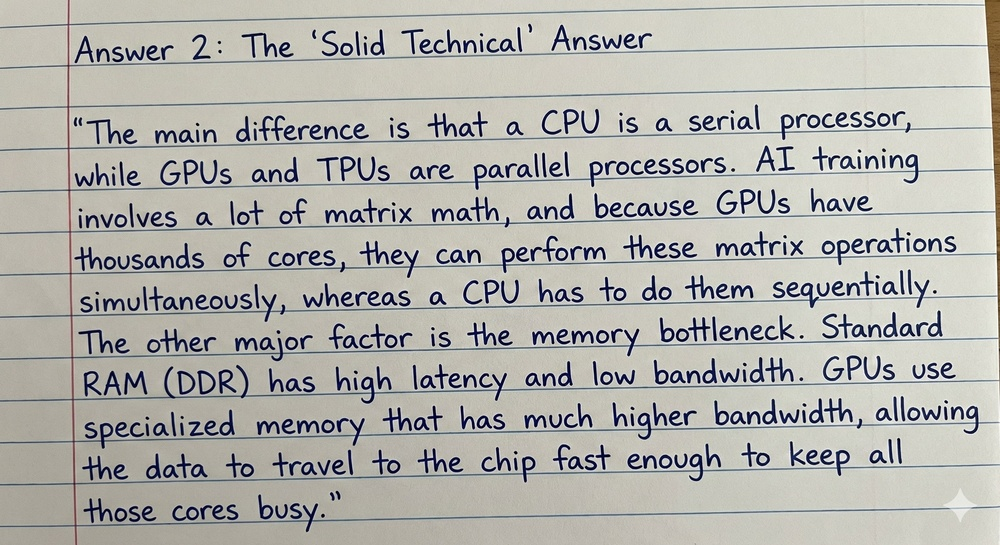
#> input picture Gemini_Generated_Image_b21osnb21osnb21o.jpg, 1000 x 545 px, shrunk from 2816 x 1536 before the run
$ python -i image_utils.py   (imports and definitions only)
#> lines starting #> are read from the running program, lines starting #| are printed output that depends on the picture
# backend/app/utils/image_utils.py

from PIL import Image, ImageOps, ImageEnhance
import io
import fitz  # PyMuPDF for PDF -> image conversion
import numpy as np
import cv2


def load_image_from_bytes(data: bytes) -> Image.Image:
    """
    Loads image from raw bytes, detects if PDF or image.
    Returns a PIL Image.
    """
    try:
        # Try open as image
        return Image.open(io.BytesIO(data)).convert("RGB")
    except:
        # Try PDF -> image fallback
        return pdf_page_to_image(data)


def pdf_page_to_image(pdf_bytes: bytes, dpi=200) -> Image.Image:
    """
    Converts the FIRST page of a PDF to a PIL Image.
    """
    doc = fitz.open(stream=pdf_bytes, filetype="pdf")
    page = doc[0]
    pix = page.get_pixmap(dpi=dpi)
    img = Image.frombytes("RGB", [pix.width, pix.height], pix.samples)
    return img


def deskew_image(pil_img: Image.Image) -> Image.Image:
    """
    Fixes slight rotation/tilt using OpenCV.
    Improves OCR accuracy significantly.
    """
    cv_img = cv2.cvtColor(np.array(pil_img), cv2.COLOR_RGB2GRAY)
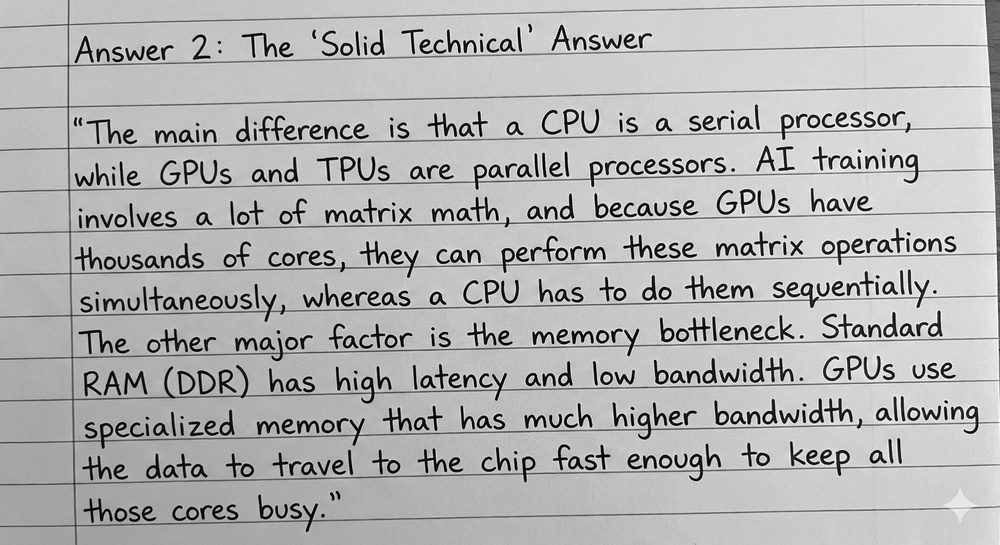
#> cv_img: shape (545, 1000); min 0, max 255, mean 178.2
    cv_img = cv2.bitwise_not(cv_img)
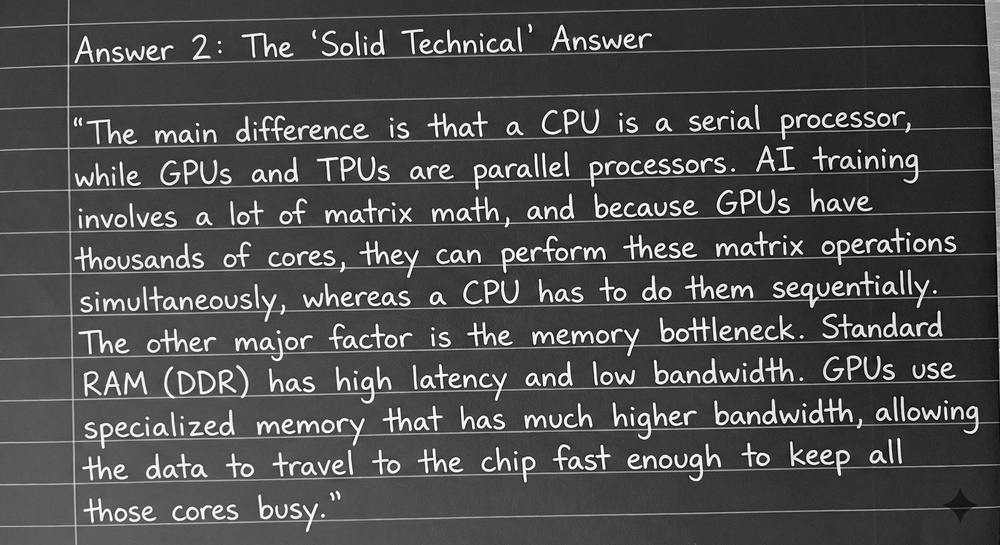
#> cv_img: shape (545, 1000); min 0, max 255, mean 76.8

    coords = np.column_stack(np.where(cv_img > 0))
#> coords = 544999 pairs, first value 0 to 544, second value 0 to 999
    if len(coords) < 10:
        return pil_img  # Not enough info to deskew

    angle = cv2.minAreaRect(coords)[-1]
#> angle = -90

    # Correct angle
    if angle < -45:
        angle = -(90 + angle)
#> angle = 0
    else:
        angle = -angle

    (h, w) = cv_img.shape[:2]
#> h = 545; w = 1000
    M = cv2.getRotationMatrix2D((w // 2, h // 2), angle, 1.0)
#> M = [[1, 0, 0], [0, 1, 0]]
    deskewed = cv2.warpAffine(cv_img, M, (w, h), flags=cv2.INTER_CUBIC)

    return Image.fromarray(deskewed).convert("RGB")


def enhance_for_ocr(pil_img: Image.Image) -> Image.Image:
    """
    Boosts contrast & sharpness for OCR improvements.
    """
    enhancer = ImageEnhance.Contrast(pil_img)
    pil_img = enhancer.enhance(1.5)

    enhancer = ImageEnhance.Sharpness(pil_img)
    pil_img = enhancer.enhance(2.0)

    return pil_img


def preprocess_image(image_bytes: bytes) -> Image.Image:
    """
    Full pipeline: load → deskew → enhance → return PIL.
    """
    img = load_image_from_bytes(image_bytes)
    img = deskew_image(img)
    img = enhance_for_ocr(img)
    return img

>>> import cv2
>>> picture = cv2.cvtColor(cv2.imread('../../../Gemini_Generated_Image_b21osnb21osnb21o.jpg'), cv2.COLOR_BGR2RGB)
>>> result = deskew_image(picture)

$ run again, on Gemini_Generated_Image_cneiaucneiaucnei.jpg
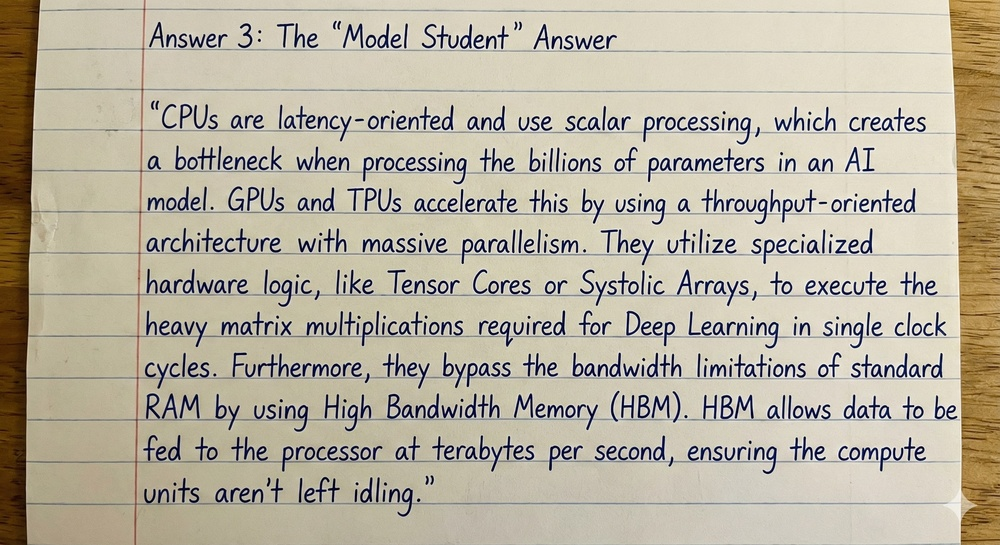
#> input picture Gemini_Generated_Image_cneiaucneiaucnei.jpg, 1000 x 545 px, shrunk from 2816 x 1536 before the run
#> in deskew_image, `cv_img = cv2.cvtColor(np.array(pil_img), cv2.COLOR_RGB2GRAY)`:
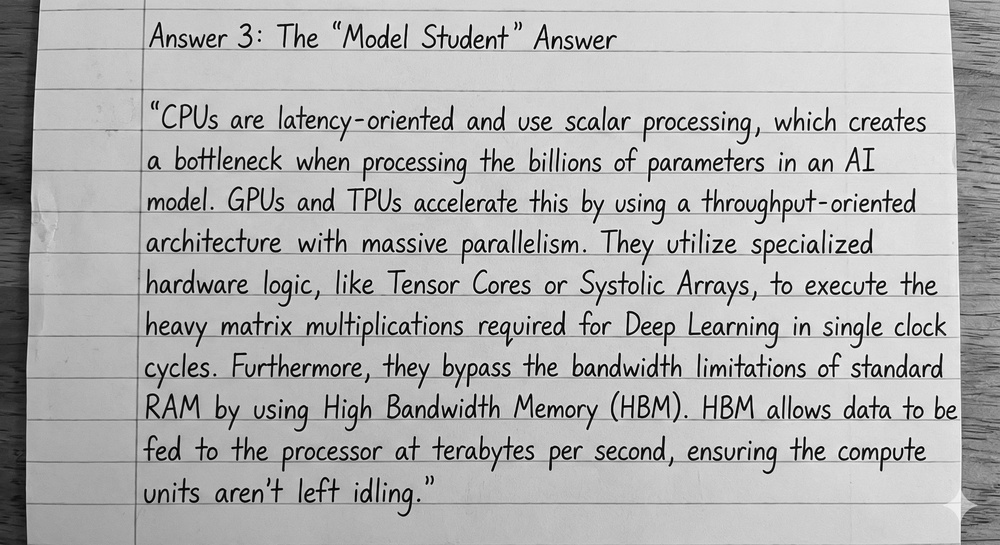
#> cv_img: shape (545, 1000); min 0, max 255, mean 178.6
#> in deskew_image, `cv_img = cv2.bitwise_not(cv_img)`:
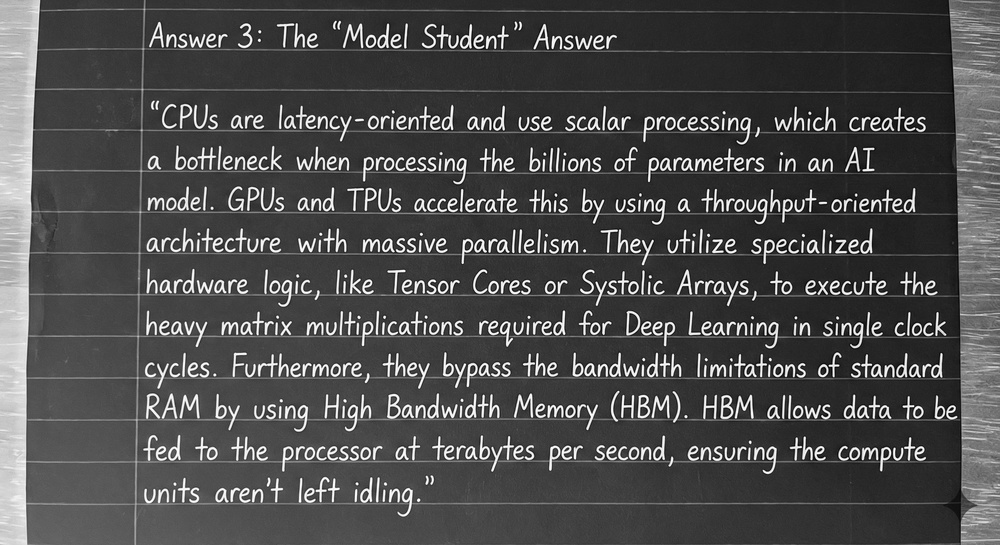
#> cv_img: shape (545, 1000); min 0, max 255, mean 76.4
#> coords = 544996 pairs, first value 0 to 544, second value 0 to 999
#> in deskew_image, `angle = cv2.minAreaRect(coords)[-1]`: angle = -90
#> in deskew_image, `angle = -(90 + angle)`: angle = 0
#> M = [[1, 0, 0], [0, 1, 0]]

$ run again, on Gemini_Generated_Image_n2mtj8n2mtj8n2mt.jpg
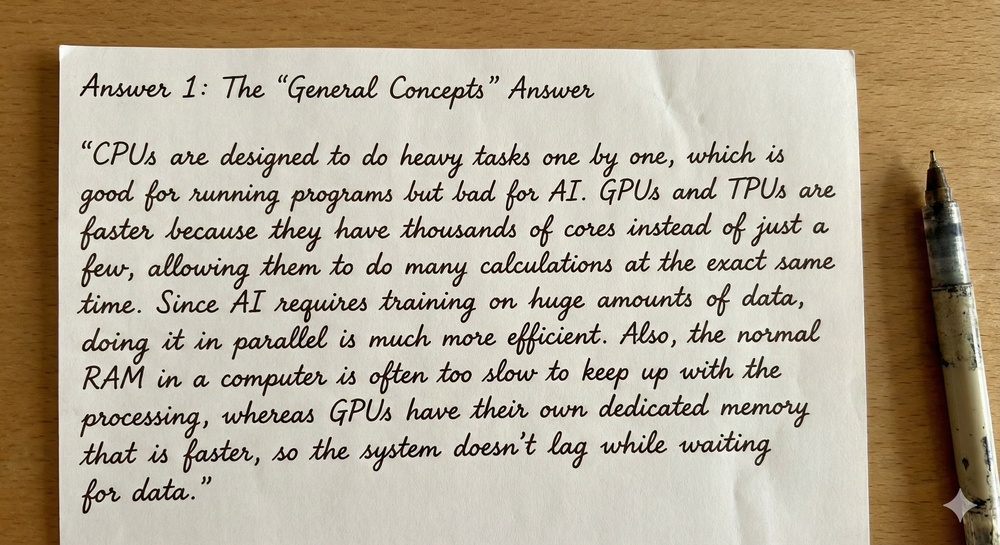
#> input picture Gemini_Generated_Image_n2mtj8n2mtj8n2mt.jpg, 1000 x 545 px, shrunk from 2816 x 1536 before the run
#> in deskew_image, `cv_img = cv2.cvtColor(np.array(pil_img), cv2.COLOR_RGB2GRAY)`:
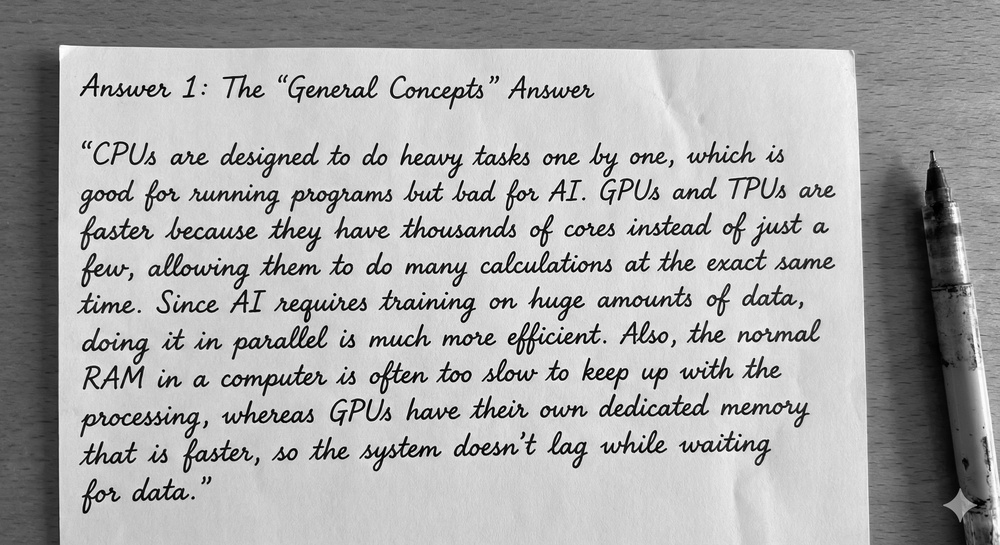
#> cv_img: shape (545, 1000); min 0, max 255, mean 169.2
#> in deskew_image, `cv_img = cv2.bitwise_not(cv_img)`:
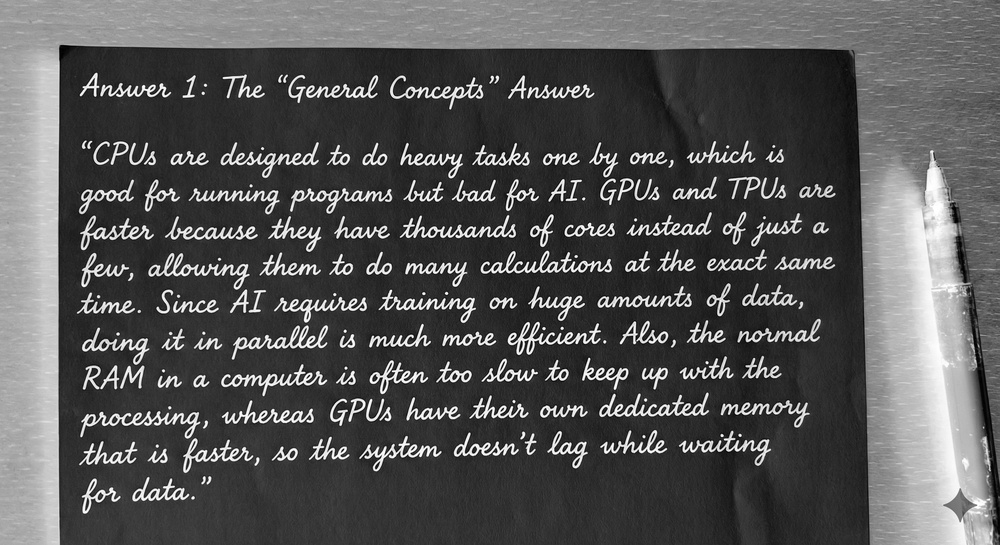
#> cv_img: shape (545, 1000); min 0, max 255, mean 85.8
#> coords = 544993 pairs, first value 0 to 544, second value 0 to 999
#> in deskew_image, `angle = cv2.minAreaRect(coords)[-1]`: angle = -90
#> in deskew_image, `angle = -(90 + angle)`: angle = 0
#> M = [[1, 0, 0], [0, 1, 0]]
